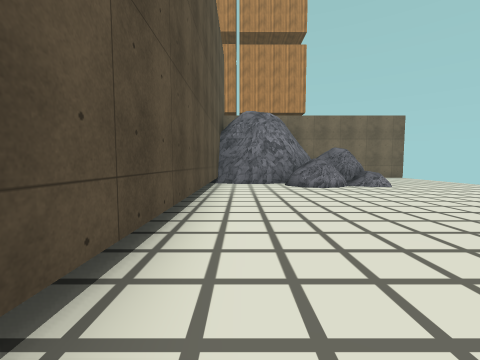
view 1 (above)

16 first-person views from a walk through a Unity game level. The camera is 1.4 m above the floor, tilts 4° down and sees 90° across. The floor is counted in squares, 2 m on a side. Each view is taken from the middle of a square. On the plan, view 1 faces up. The plan holds only what a view shows up to about 9 squares ahead; the rest is blank. The place goes on beyond the plan. The player is left out. Surface patterns are stand-ins for the level's own textures.

view 2
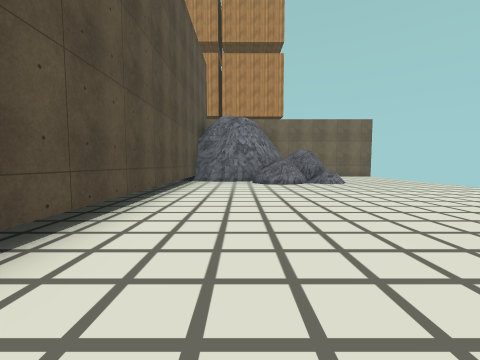

view 3
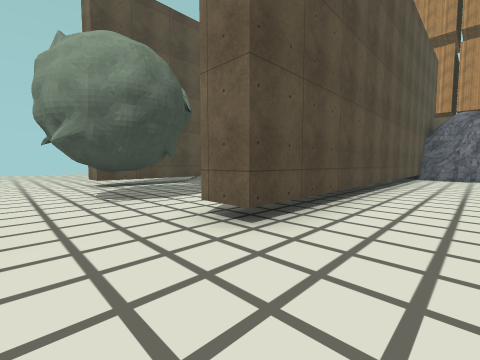

view 4
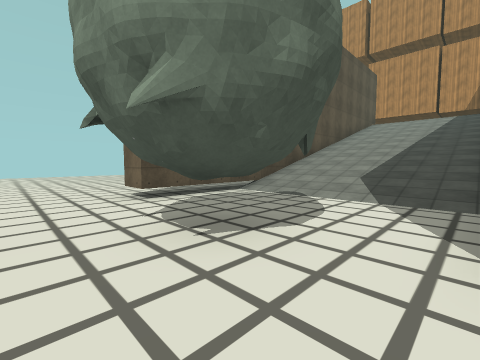

view 5
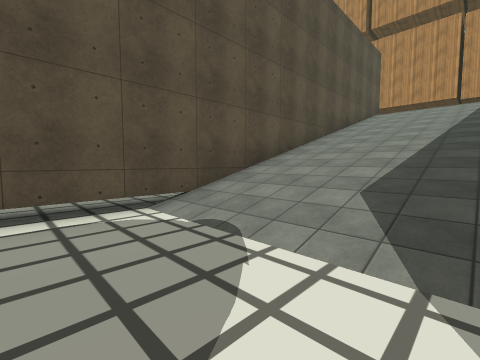

view 6
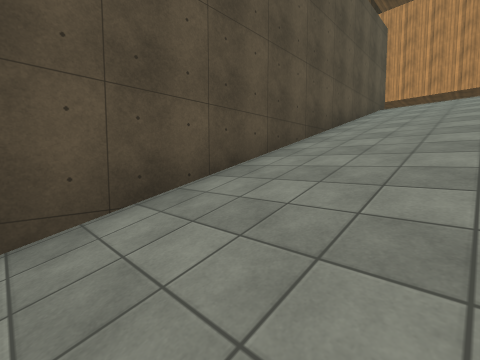

view 7
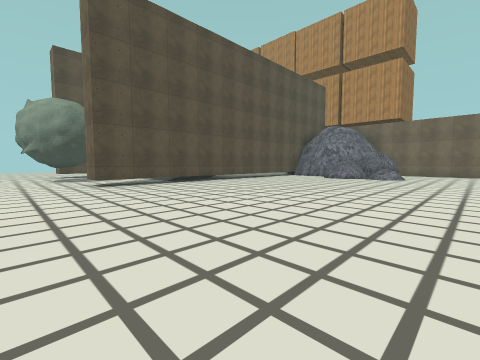

view 8
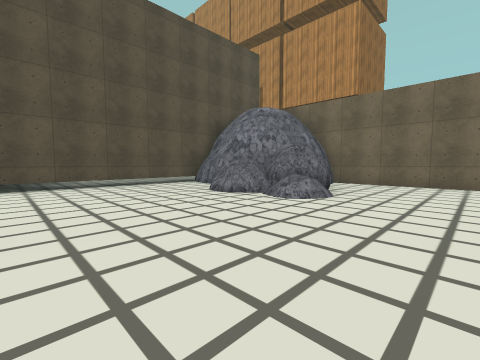

view 9
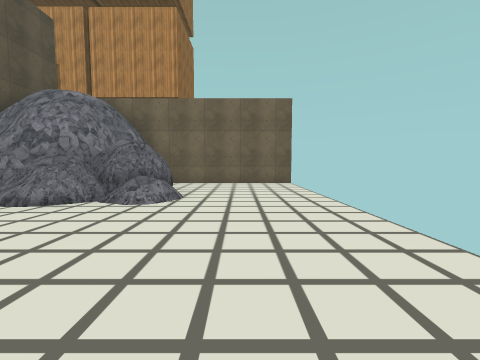

view 10
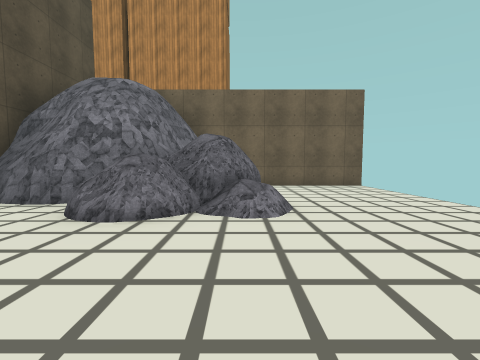

view 11
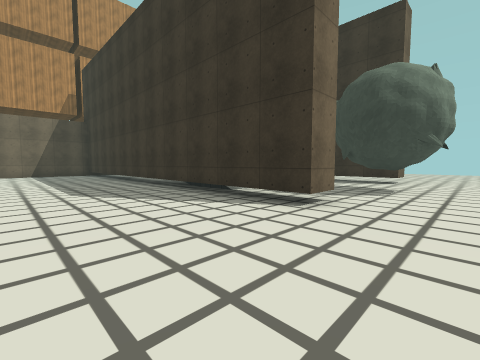

view 12
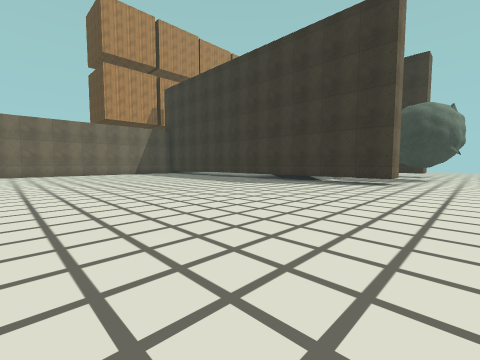

view 13
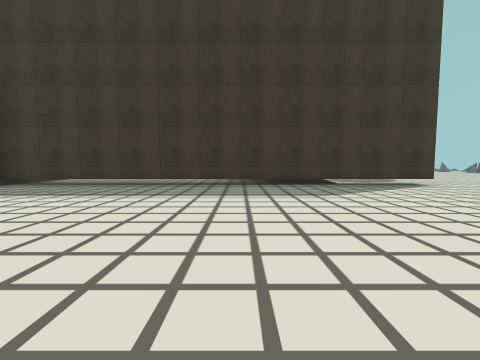

view 14
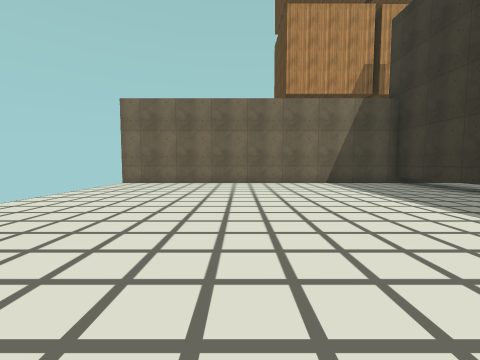

view 15
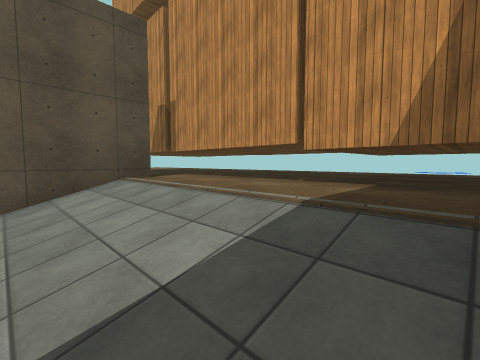

view 16
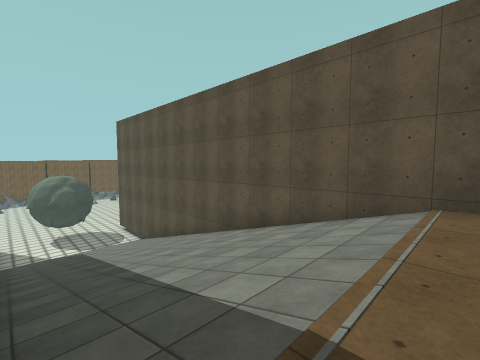

### Floor plan
Key: @ floor where view 1 was taken; # wall or solid block; x gap in a wall; . main floor; : floor 6 m higher than the main floor; / step, stairs or slope; = window, fence, low wall or low ledge; O other object.
Columns run from 17 left of view 1 to 8 right of it. Each row starts with its distance up from view 1.
 13         #############
 12 x##########:::::##=#######
 11 ..........#/////#===#....
 10 ..........#/////#==# ....
  9 ..........#/////####OO...
  8 ..........#/////##.OOO...
  7 ..........#/////#..OOO...
  6  .........#/////#........
  5  .........#/////#........
  4  .........#/////#........
  3  .........#/////#........
  2  .........#/////#........
  1  .........#/////#........
  0  .........#.....#@.......
 -1  .........#.....#........
 -2  .........#..O..#........
 -3  ............#...........
 -4  ........................

Positions as (right, up) in squares from view 1, and headings:
1: (0, 0), facing up
2: (1, -1), facing up
3: (1, -4), facing up-left
4: (-2, -4), facing up-left
5: (-3, -1), facing up-left
6: (-4, 2), facing up-left
7: (7, -4), facing up-left
8: (7, 3), facing up-left
9: (6, 3), facing up
10: (4, 4), facing up
11: (-11, -4), facing up-right
12: (-16, -4), facing up-right
13: (-15, 4), facing right
14: (-13, 3), facing up
15: (-2, 10), facing up-left
16: (-2, 12), facing down-left
